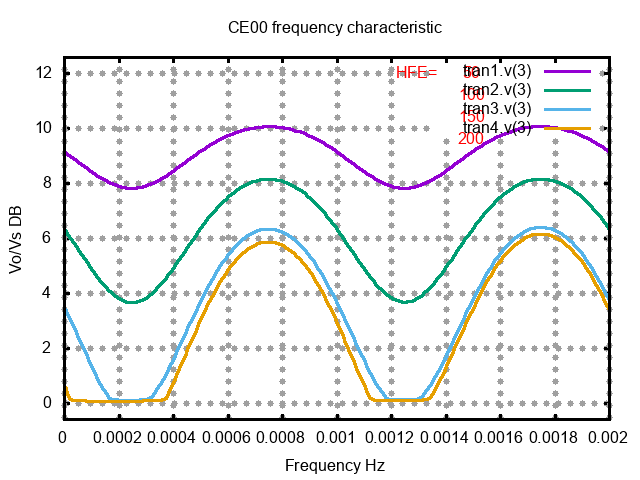

Source code (gnuplot):
set termoption noenhanced
set title "CE00 frequency characteristic"
set xlabel "Frequency Hz"
set ylabel "Vo/Vs DB"
set grid lw 3 
unset logscale x 
set xrange [0.000000e+00:2.000000e-03]
unset logscale y 
set yrange [-6.000000e-01:1.260000e+01]
#set xtics 1
#set x2tics 1
#set ytics 1
#set y2tics 1
set border lw 3
set format y "%g"
set format x "%g"
set label 1 "HFE=" at 0.0013,12 center textcolor rgb "#FF0000"
set label 2 "50" at 0.0015,12 center textcolor rgb "#FF0000"
set label 3 "100" at 0.0015,11.2 center textcolor rgb "#FF0000"
set label 4 "150" at 0.0015,10.4 center textcolor rgb "#FF0000"
set label 5 "200" at 0.0015,9.6 center textcolor rgb "#FF0000"
plot 'ce00a_hfe.data' using 1:2 with lines lw 3 title "tran1.v(3)",\
'ce00a_hfe.data' using 3:4 with lines lw 3 title "tran2.v(3)",\
'ce00a_hfe.data' using 5:6 with lines lw 3 title "tran3.v(3)",\
'ce00a_hfe.data' using 7:8 with lines lw 3 title "tran4.v(3)"
set terminal push
set terminal png noenhanced
set out 'ce00a_hfe.png'
replot
set term pop
replot
